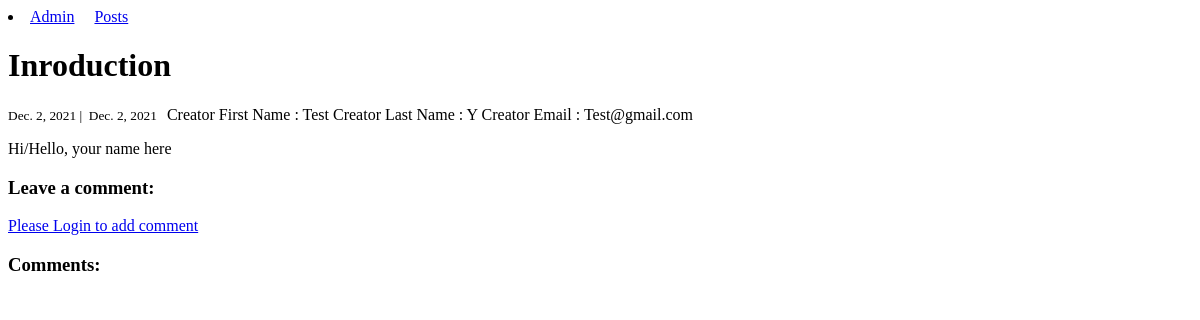
Before: /posts/2/ with the older database file.
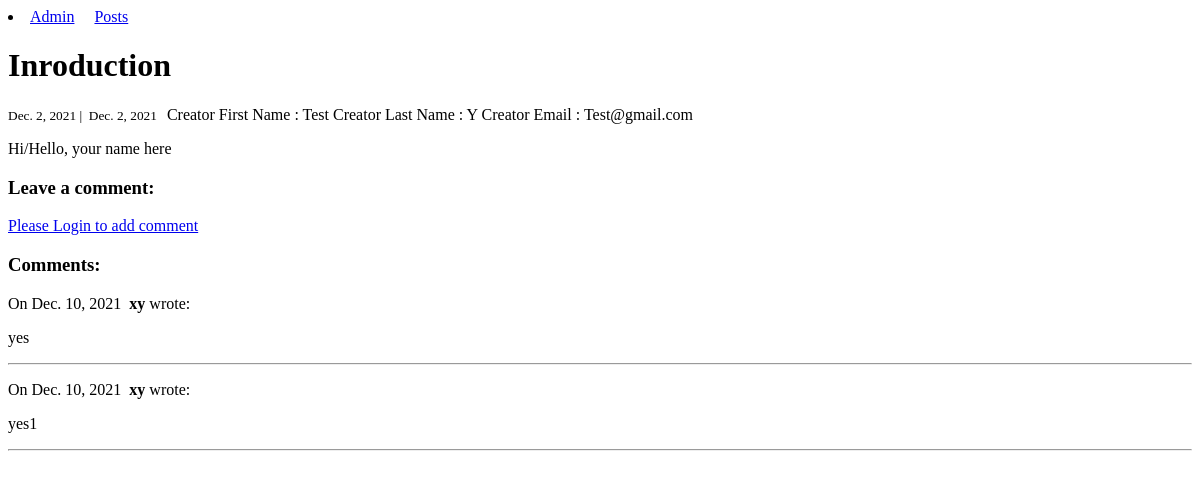
After: the same page with the newer database file.
### posts/models.py (models this page shows)
class Post(models.Model):
    title = models.CharField(max_length=255, default=True)
    text_body = models.TextField()
    created_on = models.DateTimeField(auto_now_add=True)
    updated_on = models.DateTimeField(auto_now=True)
    user = models.ForeignKey(settings.AUTH_USER_MODEL, on_delete=models.CASCADE)

class Comment(models.Model):
    name = models.CharField(max_length=60, default=True)
    comment_body = models.TextField()
    created_on = models.DateTimeField(auto_now_add=True)
    post = models.ForeignKey('Post', on_delete=models.CASCADE)

### posts/views.py (the view, shortened to what this page needs)
# urls.py: path("<int:pk>/", views.post_detail, name="post_detail"),
def post_detail(request, pk):
    post = Post.objects.get(pk=pk)
    form = CommentForm()
    comments = Comment.objects.filter(post=post)
    context = {
        "post": post,
        "comments": comments,
        "form": form,
    }
    return render(request, "post_detail.html", context)

### posts/templates/post_detail.html
{% extends "base.html" %}
{% block page_content %}
<div class="col-md-8 offset-md-2">
    <h1>{{ post.title }}</h1>
    <small>
        {{ post.created_on.date }} |&nbsp;  {{post.updated_on.date}} &nbsp;
    </small><span>Creator First Name : {{post.user.first_name}}</span>
    <span>Creator Last Name : {{post.user.last_name}}</span>
    <span>Creator Email : {{post.user.email}}</span>
    <p>{{ post.text_body | linebreaks }}</p>
    <h3>Leave a comment:</h3>
    {% if user.is_authenticated %}
    <form action="/posts/{{ post.pk }}/" method="post">
        {% csrf_token %}
        <div class="form-group">
            {{ form.name }}
        </div>
        <div class="form-group">
            {{ form.form_body }}
        </div>
        <button type="submit" class="btn btn-primary">Submit</button>
    </form>
    {% else %}
        <a class="nav-link" href="http://127.0.0.1:8000/admin/">Please Login to add comment</a>
    {% endif %}
    <h3>Comments:</h3>
    {% for comment in comments %}
    <p>
        On {{comment.created_on.date }}&nbsp;
        <b>{{ comment.name }}</b> wrote:
    </p>
    <p>{{ comment.comment_body }}</p>
    <hr>
    {% endfor %}
</div>
{% endblock %}

### Django/templates/base.html (shortened to what this page needs)
<!DOCTYPE html>
<html lang="en">
<head>
</head>
<body>
<nav>
            <li class="nav-item">
              <a class="nav-link" href="http://127.0.0.1:8000/admin/">Admin</a> &nbsp; &nbsp;
              <a class="nav-link" href="{% url 'post_index' %}">Posts</a>  &nbsp; &nbsp;
            </li>
</nav>
<div class="container">
    {% block page_content %}
    {% endblock %}
</div>
</body>
</html>

Changed rows visible on the page:
added Comment: created_on "Dec. 10, 2021", name "xy", comment_body "yes"
added Comment: created_on "Dec. 10, 2021", name "xy", comment_body "yes1"
